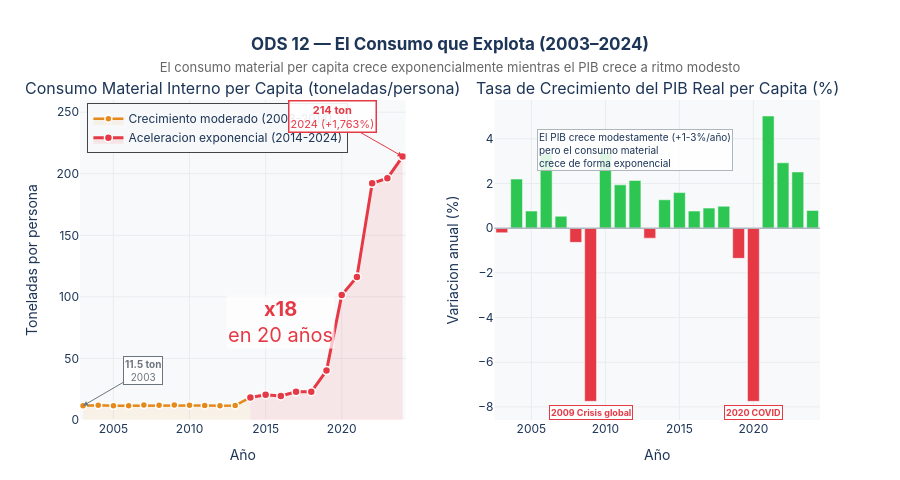

Here is the notebook cell this chart was saved with:
### Markdown cell above
---
## Parte I — El Consumo que Explota

### ODS 12: Producción y Consumo Responsables

El consumo material interno per cápita de México pasó de **11.5 toneladas** por persona en 2003 a **214 toneladas** en 2024.  
Un incremento de **+1,763%** en dos décadas.

¿Por qué importa esto para el agua? Porque extraer, procesar, transportar y desechar materiales consume agua y la contamina.  
Los datos confirman: el consumo material tiene correlaciones **perfectamente negativas** (r = -1.0) con el acceso a agua potable segura.

### Code cell
# ══════════════════════════════════════════════════════════════════════════════
# FIGURA 2 — Consumo material per cápita (explosión 2003–2024)
# ══════════════════════════════════════════════════════════════════════════════

cmat = get_serie('12.2.2.B')   # consumo material per cápita (toneladas)
pib  = get_serie('8.1.1')      # crecimiento PIB per cápita

fig_cmat = make_subplots(
    rows=1, cols=2,
    subplot_titles=[
        'Consumo Material Interno per Capita (toneladas/persona)',
        'Tasa de Crecimiento del PIB Real per Capita (%)'
    ],
    horizontal_spacing=0.12
)

# ── Consumo material ──────────────────────────────────────────────────────────
# Separar en dos fases para resaltar la aceleración
cmat_fase1 = cmat[cmat['periodo'] <= 2014]
cmat_fase2 = cmat[cmat['periodo'] >= 2014]

fig_cmat.add_trace(go.Scatter(
    x=cmat_fase1['periodo'], y=cmat_fase1['valor'],
    mode='lines+markers', name='Crecimiento moderado (2003-2014)',
    line=dict(color=C_TRABAJO, width=2.5),
    marker=dict(size=7, color=C_TRABAJO, line=dict(width=1.5, color='white')),
    fill='tozeroy', fillcolor='rgba(229,137,26,0.08)',
    hovertemplate='<b>%{x}</b><br>Consumo: <b>%{y:.1f}</b> ton/persona<extra></extra>'
), row=1, col=1)

fig_cmat.add_trace(go.Scatter(
    x=cmat_fase2['periodo'], y=cmat_fase2['valor'],
    mode='lines+markers', name='Aceleracion exponencial (2014-2024)',
    line=dict(color=C_ALERTA, width=3),
    marker=dict(size=8, color=C_ALERTA, line=dict(width=1.5, color='white')),
    fill='tozeroy', fillcolor='rgba(230,57,70,0.10)',
    hovertemplate='<b>%{x}</b><br>Consumo: <b>%{y:.1f}</b> ton/persona<extra></extra>'
), row=1, col=1)

# Anotaciones clave
fig_cmat.add_annotation(
    x=2003, y=11.5,
    text='<b>11.5 ton</b><br>2003',
    showarrow=True, arrowhead=2, arrowcolor=C_NEUTRO,
    ax=60, ay=-35, font=dict(size=10, color=C_NEUTRO),
    bgcolor='rgba(255,255,255,0.85)', bordercolor=C_NEUTRO, borderwidth=1,
    row=1, col=1
)
fig_cmat.add_annotation(
    x=2024, y=214.0,
    text='<b>214 ton</b><br>2024 (+1,763%)',
    showarrow=True, arrowhead=2, arrowcolor=C_ALERTA,
    ax=-70, ay=-40, font=dict(size=11, color=C_ALERTA),
    bgcolor='rgba(255,255,255,0.9)', bordercolor=C_ALERTA, borderwidth=1.5,
    row=1, col=1
)
fig_cmat.add_annotation(
    x=2016, y=80,
    text='<b>x18</b><br>en 20 años',
    showarrow=False, font=dict(size=20, color=C_ALERTA),
    bgcolor='rgba(255,255,255,0.7)',
    row=1, col=1
)

# ── PIB per cápita ────────────────────────────────────────────────────────────
# Barras coloreadas por positivo/negativo
colors_pib = [C_MEJORA if v > 0 else C_ALERTA for v in pib['valor']]
fig_cmat.add_trace(go.Bar(
    x=pib['periodo'], y=pib['valor'],
    name='Crecimiento PIB per capita',
    marker_color=colors_pib,
    marker_line_color='white', marker_line_width=0.5,
    hovertemplate='<b>%{x}</b><br>Variacion PIB: <b>%{y:.2f}%</b><extra></extra>',
    showlegend=False
), row=1, col=2)

fig_cmat.add_hline(y=0, line_width=1.5, line_color='#ADB5BD', row=1, col=2)

# Anotar las crisis
for año, val, etq in [(2009, -7.75, '2009\nCrisis global'), (2020, -7.75, '2020\nCOVID')]:
    fig_cmat.add_annotation(
        x=año, y=val - 0.5,
        text='<b>' + etq + '</b>',
        showarrow=False, font=dict(size=9, color=C_ALERTA),
        bgcolor='rgba(255,255,255,0.8)', bordercolor=C_ALERTA, borderwidth=1,
        row=1, col=2
    )

fig_cmat.add_annotation(
    x=2012, y=3.5,
    text='El PIB crece modestamente (+1-3%/año)<br>pero el consumo material<br>crece de forma exponencial',
    showarrow=False, font=dict(size=10, color=C_LINEA),
    bgcolor='rgba(255,255,255,0.85)', bordercolor='#ADB5BD', borderwidth=1,
    align='left', row=1, col=2
)

fig_cmat.update_xaxes(showgrid=True, gridcolor='#E9ECEF', title_text='Año')
fig_cmat.update_yaxes(showgrid=True, gridcolor='#E9ECEF')
fig_cmat.update_yaxes(title_text='Toneladas por persona', row=1, col=1)
fig_cmat.update_yaxes(title_text='Variacion anual (%)', row=1, col=2)

fig_cmat.update_layout(
    title=dict(
        text='<b>ODS 12 — El Consumo que Explota (2003–2024)</b><br>'
             '<span style="font-size:13px;color:#666;font-weight:normal">'
             'El consumo material per capita crece exponencialmente mientras el PIB crece a ritmo modesto</span>',
        x=0.5, xanchor='center'
    ),
    height=480, plot_bgcolor=C_FONDO, paper_bgcolor='white',
    font=dict(family='Inter, Arial, sans-serif', color=C_LINEA),
    legend=dict(x=0.01, y=0.99, bgcolor='rgba(248,249,250,0.9)', borderwidth=1),
    margin=dict(t=100, b=60)
)
fig_cmat.show()

### Figure 1 — Plotly figure (JSON) as saved in the notebook; plotly's stock layout.template omitted (floating-point values rounded to 4 significant figures)
{"data": [{"fill": "tozeroy", "fillcolor": "rgba(229,137,26,0.08)", "hovertemplate": "<b>%{x}</b><br>Consumo: <b>%{y:.1f}</b> ton/persona<extra></extra>", "line": {"color": "#E5891A", "width": 2.5}, "marker": {"color": "#E5891A", "line": {"color": "white", "width": 1.5}, "size": 7}, "mode": "lines+markers", "name": "Crecimiento moderado (2003-2014)", "type": "scatter", "x": [2003, 2004, 2005, 2006, 2007, 2008, 2009, 2010, 2011, 2012, 2013, 2014], "xaxis": "x", "y": [11.48, 12.04, 11.47, 11.52, 12.12, 11.97, 12.15, 12.01, 11.82, 11.66, 11.83, 18.35], "yaxis": "y"}, {"fill": "tozeroy", "fillcolor": "rgba(230,57,70,0.10)", "hovertemplate": "<b>%{x}</b><br>Consumo: <b>%{y:.1f}</b> ton/persona<extra></extra>", "line": {"color": "#E63946", "width": 3}, "marker": {"color": "#E63946", "line": {"color": "white", "width": 1.5}, "size": 8}, "mode": "lines+markers", "name": "Aceleracion exponencial (2014-2024)", "type": "scatter", "x": [2014, 2015, 2016, 2017, 2018, 2019, 2020, 2021, 2022, 2023, 2024], "xaxis": "x", "y": [18.35, 20.49, 19.5, 22.86, 22.94, 40.14, 101.4, 116.2, 192.2, 196.4, 214.0], "yaxis": "y"}, {"hovertemplate": "<b>%{x}</b><br>Variacion PIB: <b>%{y:.2f}%</b><extra></extra>", "marker": {"color": ["#E63946", "#2DC653", "#2DC653", "#2DC653", "#2DC653", "#E63946", "#E63946", "#2DC653", "#2DC653", "#2DC653", "#E63946", "#2DC653", "#2DC653", "#2DC653", "#2DC653", "#2DC653", "#E63946", "#E63946", "#2DC653", "#2DC653", "#2DC653", "#2DC653"], "line": {"color": "white", "width": 0.5}}, "name": "Crecimiento PIB per capita", "showlegend": false, "type": "bar", "x": [2003, 2004, 2005, 2006, 2007, 2008, 2009, 2010, 2011, 2012, 2013, 2014, 2015, 2016, 2017, 2018, 2019, 2020, 2021, 2022, 2023, 2024], "xaxis": "x2", "y": [-0.2021, 2.201, 0.7689, 3.334, 0.5374, -0.6326, -7.75, 3.393, 1.943, 2.137, -0.4441, 1.275, 1.595, 0.7687, 0.9004, 0.9858, -1.348, -7.75, 5.025, 2.93, 2.52, 0.7988], "yaxis": "y2"}], "layout": {"annotations": [{"font": {"size": 16}, "showarrow": false, "text": "Consumo Material Interno per Capita (toneladas/persona)", "x": 0.22, "xanchor": "center", "xref": "paper", "y": 1, "yanchor": "bottom", "yref": "paper"}, {"font": {"size": 16}, "showarrow": false, "text": "Tasa de Crecimiento del PIB Real per Capita (%)", "x": 0.78, "xanchor": "center", "xref": "paper", "y": 1, "yanchor": "bottom", "yref": "paper"}, {"arrowcolor": "#6C757D", "arrowhead": 2, "ax": 60, "ay": -35, "bgcolor": "rgba(255,255,255,0.85)", "bordercolor": "#6C757D", "borderwidth": 1, "font": {"color": "#6C757D", "size": 10}, "showarrow": true, "text": "<b>11.5 ton</b><br>2003", "x": 2003, "xref": "x", "y": 11.5, "yref": "y"}, {"arrowcolor": "#E63946", "arrowhead": 2, "ax": -70, "ay": -40, "bgcolor": "rgba(255,255,255,0.9)", "bordercolor": "#E63946", "borderwidth": 1.5, "font": {"color": "#E63946", "size": 11}, "showarrow": true, "text": "<b>214 ton</b><br>2024 (+1,763%)", "x": 2024, "xref": "x", "y": 214, "yref": "y"}, {"bgcolor": "rgba(255,255,255,0.7)", "font": {"color": "#E63946", "size": 20}, "showarrow": false, "text": "<b>x18</b><br>en 20 años", "x": 2016, "xref": "x", "y": 80, "yref": "y"}, {"bgcolor": "rgba(255,255,255,0.8)", "bordercolor": "#E63946", "borderwidth": 1, "font": {"color": "#E63946", "size": 9}, "showarrow": false, "text": "<b>2009\nCrisis global</b>", "x": 2009, "xref": "x2", "y": -8.25, "yref": "y2"}, {"bgcolor": "rgba(255,255,255,0.8)", "bordercolor": "#E63946", "borderwidth": 1, "font": {"color": "#E63946", "size": 9}, "showarrow": false, "text": "<b>2020\nCOVID</b>", "x": 2020, "xref": "x2", "y": -8.25, "yref": "y2"}, {"align": "left", "bgcolor": "rgba(255,255,255,0.85)", "bordercolor": "#ADB5BD", "borderwidth": 1, "font": {"color": "#1D3557", "size": 10}, "showarrow": false, "text": "El PIB crece modestamente (+1-3%/año)<br>pero el consumo material<br>crece de forma exponencial", "x": 2012, "xref": "x2", "y": 3.5, "yref": "y2"}], "font": {"color": "#1D3557", "family": "Inter, Arial, sans-serif"}, "height": 480, "legend": {"bgcolor": "rgba(248,249,250,0.9)", "borderwidth": 1, "x": 0.01, "y": 0.99}, "margin": {"b": 60, "t": 100}, "paper_bgcolor": "white", "plot_bgcolor": "#F8F9FA", "shapes": [{"line": {"color": "#ADB5BD", "width": 1.5}, "type": "line", "x0": 0, "x1": 1, "xref": "x2 domain", "y0": 0, "y1": 0, "yref": "y2"}], "title": {"text": "<b>ODS 12 — El Consumo que Explota (2003–2024)</b><br><span style=\"font-size:13px;color:#666;font-weight:normal\">El consumo material per capita crece exponencialmente mientras el PIB crece a ritmo modesto</span>", "x": 0.5, "xanchor": "center"}, "xaxis": {"anchor": "y", "domain": [0, 0.44], "gridcolor": "#E9ECEF", "showgrid": true, "title": {"text": "Año"}}, "xaxis2": {"anchor": "y2", "domain": [0.56, 1], "gridcolor": "#E9ECEF", "showgrid": true, "title": {"text": "Año"}}, "yaxis": {"anchor": "x", "domain": [0, 1], "gridcolor": "#E9ECEF", "showgrid": true, "title": {"text": "Toneladas por persona"}}, "yaxis2": {"anchor": "x2", "domain": [0, 1], "gridcolor": "#E9ECEF", "showgrid": true, "title": {"text": "Variacion anual (%)"}}}}
